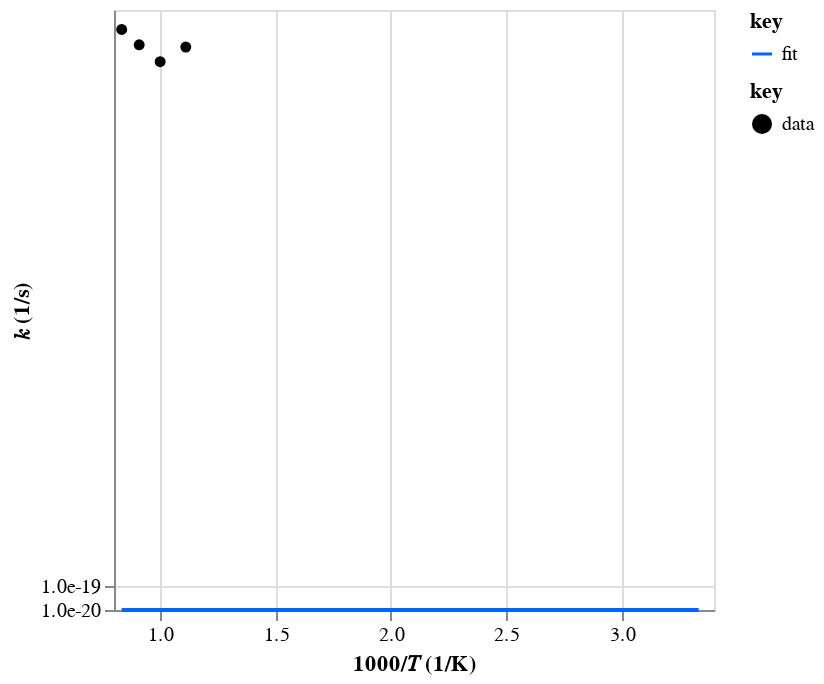

The cell this chart's notebook holds for it:
### Code cell
from importlib import reload
import functools
import operator

from autochem.rate import data

reload(data)

rate_strs = [
    r"""
W7->W14

P\T           300       400       500       600       700       800       900     1e+03   1.1e+03   1.2e+03
0.1      2.01e-07 -0.000441     -0.17      60.8     -90.7        13  2.87e+03       702  3.54e+03  1.55e+04
1        6.25e-06 -8.58e-06      1.98      -185      -777       580  3.49e+03  1.56e+04  5.97e+04  1.92e+05
10      -2.18e-06  0.000228   -0.0383      2.33       183  3.23e+03  2.52e+04  1.19e+05  4.14e+05  1.22e+06
100      3.25e-07  2.96e-07      1.34      27.6       244  5.73e+03  6.85e+04  3.79e+05  1.52e+06  4.62e+06
O-O       4.5e-13  1.12e-06   0.00849      3.44       257   6.6e+03  8.31e+04  6.32e+05  3.33e+06  1.33e+07
    """
]

rates = [data.from_mess_channel_output(s, order=1) for s in rate_strs]
rate = functools.reduce(operator.add, rates)
rate_fit = data.ArrheniusRateFit.fit(rate.T, rate(T=rate.T, P=0.1), A_fill=1e-20, fill_bad_fit=True)
# rate_fit = data.ArrheniusRateFit.fit(rate.T, rate(T=rate.T, P=0.1))
data.display([rate, rate_fit], label=["data", "fit"], P=0.1, T_range=(300, 1200))

### Figure 1 — Vega-Lite specification as saved in the notebook (floating-point values rounded to 4 significant figures; data arrays with more than 128 entries replaced by an {"elided": "..."} marker saying what was removed)
{"config": {"view": {"continuousWidth": 300, "continuousHeight": 300}}, "layer": [{"data": {"name": "data-01a687e04635bf88f5914a617b672af6"}, "mark": {"type": "line"}, "encoding": {"color": {"field": "key", "scale": {"domain": ["fit"], "range": ["#0066ff"]}, "type": "nominal"}, "x": {"field": "x", "scale": {"zero": false}, "title": "1000/𝑇 (1/K)", "type": "quantitative"}, "y": {"axis": {"format": ".1e", "values": [1e-20, 1e-19]}, "field": "value", "scale": {"type": "log"}, "title": "𝑘 (1/s)", "type": "quantitative"}}, "transform": [{"fold": ["fit"]}]}, {"data": {"name": "data-275dc45ea1abf430b908be5cf29913c2"}, "mark": {"type": "point", "filled": true, "opacity": 1}, "encoding": {"color": {"field": "key", "scale": {"domain": ["data"], "range": ["#000000"]}, "type": "nominal"}, "x": {"field": "x", "scale": {"zero": false}, "title": "1000/𝑇 (1/K)", "type": "quantitative"}, "y": {"axis": {"format": ".1e", "values": [1, 10, 100, 1000, 10000, 100000]}, "field": "value", "scale": {"type": "log"}, "title": "𝑘 (1/s)", "type": "quantitative"}}, "transform": [{"fold": ["data"]}]}], "resolve": {"scale": {"color": "independent"}}, "$schema": "https://vega.github.io/schema/vega-lite/v5.20.1.json", "datasets": {"data-01a687e04635bf88f5914a617b672af6": {"elided": "1000 records"}, "data-275dc45ea1abf430b908be5cf29913c2": [{"x": 3.333, "data": null}, {"x": 2.5, "data": null}, {"x": 2.0, "data": null}, {"x": 1.667, "data": null}, {"x": 1.429, "data": null}, {"x": 1.25, "data": null}, {"x": 1.111, "data": 2870.0}, {"x": 1.0, "data": 702.0}, {"x": 0.9091, "data": 3540.0}, {"x": 0.8333, "data": 15500.0}]}}
